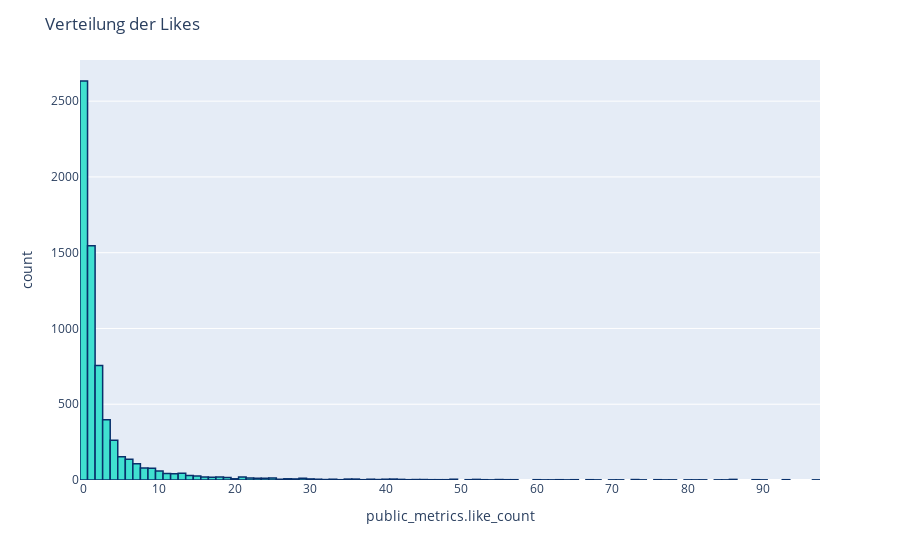

Here is the notebook cell this chart was saved with:
### Markdown cell above
Um einen groben Überblick über die Verteilung der Likes zu bekommen, wird hier ein Histogramm gezeichnet.

### Code cell
# Importsimport matplotlib.pyplot as plt
import seaborn as sns
color = sns.color_palette()
%matplotlib inline
import plotly.offline as py
py.init_notebook_mode(connected=True)
import plotly.graph_objs as go
import plotly.tools as tls
import plotly.express as px
# Product Scores
fig = px.histogram(df_selected[df_selected['public_metrics.like_count']<101], x="public_metrics.like_count")
fig.update_traces(marker_color="turquoise",marker_line_color='rgb(8,48,107)',
                  marker_line_width=1.5)
fig.update_layout(title_text='Verteilung der Likes')
fig.show()

### Figure 1 — Plotly figure (JSON) as saved in the notebook; plotly's stock layout.template omitted (floating-point values rounded to 4 significant figures; data arrays with more than 128 entries replaced by an {"elided": "..."} marker saying what was removed)
{"data": [{"alignmentgroup": "True", "bingroup": "x", "hovertemplate": "public_metrics.like_count=%{x}<br>count=%{y}<extra></extra>", "legendgroup": "", "marker": {"color": "turquoise", "line": {"color": "rgb(8,48,107)", "width": 1.5}, "pattern": {"shape": ""}}, "name": "", "offsetgroup": "", "orientation": "v", "showlegend": false, "type": "histogram", "x": {"elided": "6707 int values"}, "xaxis": "x", "yaxis": "y"}], "layout": {"barmode": "relative", "legend": {"tracegroupgap": 0}, "margin": {"t": 60}, "title": {"text": "Verteilung der Likes"}, "xaxis": {"anchor": "y", "domain": [0, 1], "title": {"text": "public_metrics.like_count"}}, "yaxis": {"anchor": "x", "domain": [0, 1], "title": {"text": "count"}}}}
